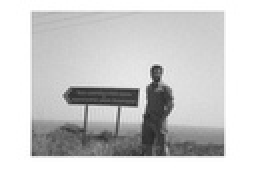
%> input picture Digital Image Processing Exercises/Set02/Code/Bonus/bonus.jpg, 128 x 89 px, shrunk from 675 x 469 before the run (shown 2 times larger)
$ octave --eval "result = filterMesouFourier(imread('../../Bonus/bonus.jpg'));"   (GNU Octave 9; MATLAB toolbox functions it lacks are replaced by stand-ins)
%> lines starting %> are read from the running program, lines starting %| are printed output that depends on the picture
function [finalImage] = filterMesouFourier(image)
    fourier = fft2(image);
    fourier = real(fourier)
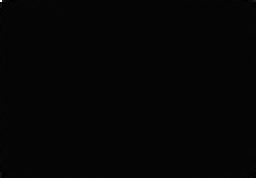
%> fourier: size 89x128x3 double (shown 2 times larger); min -55241.8, max 2339127, mean 255; drawn with min black and max white
    [x, y] = size(image);
%> x = 89; y = 384

    xZeroPad = x + 4;
%> xZeroPad = 93
    yZeroPad = y + 4;
%> yZeroPad = 388

    for i = 1:xZeroPad
        for j = 1:yZeroPad
            tempImage(i,j) = -1;
        end
    end
%> tempImage: size 93x388 double; every value is -1

    for i = 3:x + 2
        for j = 3:y + 2
           tempImage(i, j) = fourier(i - 2, j - 2);
        end
    end

    for i = 3:x + 2
        A = [];
       for j = 3:y + 2
           if(tempImage(i + 1, j - 2) ~= -1)
               A = [A tempImage(i + 1, j - 2)];
           end
           if(tempImage(i + 1, j + 2) ~= -1)
               A = [A tempImage(i + 1, j + 2)];
           end
           if(tempImage(i + 2, j - 2) ~= -1)
                A = [A tempImage(i + 2, j - 2)];
           end
           if(tempImage(i + 2, j - 1) ~= -1)
                A = [A tempImage(i + 2, j - 1)];
           end
           if(tempImage(i + 2, j) ~= -1)
               A = [A tempImage(i + 2, j)];
           end
           if(tempImage(i + 2, j + 1) ~= -1)
               A = [A tempImage(i + 2, j + 1)];
           end
           if(tempImage(i + 2, j + 2) ~= -1)
               A = [A tempImage(i + 2, j + 2)];
           end
           if(tempImage(i, j + 2) ~= -1)
               A = [A tempImage(i, j + 2)];
           end
           if(tempImage(i, j - 2) ~= -1)
                A = [A tempImage(i, j - 2)];
           end
           if(tempImage(i - 1, j + 2) ~= -1)
               A = [A tempImage(i - 1, j + 2)];
           end
           if(tempImage(i - 1, j - 2) ~= -1)
               A = [A tempImage(i - 1, j - 2)];
           end
           if(tempImage(i - 2, j + 2) ~= -1)
                A = [A tempImage(i - 2, j + 2)];
           end
           if(tempImage(i - 2, j + 1) ~= -1)
                A = [A tempImage(i - 2, j + 1)];
           end
           if(tempImage(i - 2, j) ~= -1)
               A = [A tempImage(i - 2, j)];
           end
           if(tempImage(i - 2, j - 1) ~= -1)
               A = [A tempImage(i - 2, j - 1)];
           end
           if(tempImage(i - 2, j - 2) ~= -1)
               A = [A tempImage(i - 2, j - 2)];
           end
           if(tempImage(i + 1, j + 1) ~= -1)
                A = [A tempImage(i + 1, j + 1)];
           end
           if(tempImage(i + 1, j) ~= -1)
                A = [A tempImage(i + 1, j)];
           end
           if(tempImage(i + 1, j - 1) ~= -1)
                A = [A tempImage(i + 1, j - 1)];
           end
           if(tempImage(i, j + 1) ~= -1)
               A = [A tempImage(i, j + 1)];
           end
           if(tempImage(i, j - 1) ~= -1)
               A = [A tempImage(i, j - 1)];
           end
           if(tempImage(i - 1, j + 1) ~= -1)
                A = [A tempImage(i - 1, j + 1)];
           end
           if(tempImage(i - 1, j) ~= -1)
               A = [A tempImage(i - 1, j)];
           end
           if(tempImage(i - 1, j - 1) ~= -1)
               A = [A tempImage(i - 1, j - 1)];
           end
           if(tempImage(i, j) ~= -1)
            A = [A tempImage(i, j)];
           end

           %sumList = sum(A);
           %sizeList = 25;
           mesosValue = mean(A);
           finalImage(i - 2, j - 2) = mesosValue;
           A = [];
       end
    end
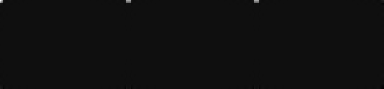
%> finalImage: size 89x384 double; min -19213.5, max 302826.6, mean 184.4; drawn with min black and max white
    finalImage = real(ifft2(finalImage));
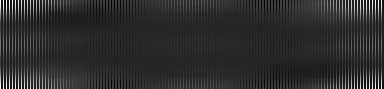
%> finalImage: size 89x384 double; min -29.84, max 184.4, mean 8.9; drawn with min black and max white
    colormap(gray);
    imshow(finalImage, []);
end
